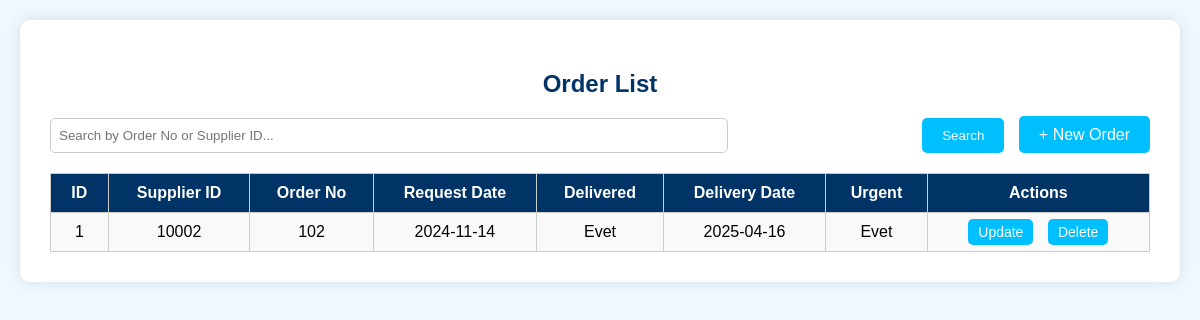
/orders_list.php, run on the app's committed database.
### tables this page shows
CREATE TABLE `orders` (
  `id` int(11) NOT NULL,
  `tedarikci_id` int(11) DEFAULT NULL,
  `siparis_no` varchar(100) DEFAULT NULL,
  `talep_tarihi` date DEFAULT NULL,
  `teslim_edildi` enum('Evet','Hayir') DEFAULT NULL,
  `teslim_tarihi` date DEFAULT NULL,
  `acil` enum('Evet','Hayir') DEFAULT NULL
);

### orders_list.php (the view, shortened to what this page needs)
<?php
include "config.php";
$filter = "";
?>
<!DOCTYPE html>
<html lang="en">
<head>
</head>
<body>
<div class="container">
  <h2>Order List</h2>
  <form method="GET">
    <input type="text" name="search" placeholder="Search by Order No or Supplier ID..." value="<?= isset($_GET['search']) ? $_GET['search'] : '' ?>">
    <div>
      <button class="btn" type="submit" name="search">Search</button>
      <a href="orders_form.php" class="btn">+ New Order</a>
    </div>
  </form>
  <table>
    <tr>
      <th>ID</th>
      <th>Supplier ID</th>
      <th>Order No</th>
      <th>Request Date</th>
      <th>Delivered</th>
      <th>Delivery Date</th>
      <th>Urgent</th>
      <th>Actions</th>
    </tr>
    <?php
    $sql = "SELECT * FROM orders $filter ORDER BY id DESC";
    $result = $baglan->query($sql);
    if ($result->num_rows > 0) {
        while($row = $result->fetch_assoc()) {
            echo "<tr>
                    <td>{$row['id']}</td>
                    <td>{$row['tedarikci_id']}</td>
                    <td>{$row['siparis_no']}</td>
                    <td>{$row['talep_tarihi']}</td>
                    <td>{$row['teslim_edildi']}</td>
                    <td>{$row['teslim_tarihi']}</td>
                    <td>{$row['acil']}</td>
                    <td class='action-buttons'>
                      <a href='orders_update.php?id={$row['id']}'>Update</a>
                      <a href='orders_delete.php?id={$row['id']}' onclick=\"return confirm('Are you sure you want to delete this?')\">Delete</a>
                    </td>
                  </tr>";
        }
    } else {
        echo "<tr><td colspan='8'>No records found.</td></tr>";
    }
    ?>
  </table>
</div>
</body>
</html>

### orders_list.php (style rules this page uses)
body { font-family: Arial, sans-serif; background: #f0f8ff; margin: 0; padding: 20px; }
.container { max-width: 1100px; margin: 0 auto; background: white; padding: 30px; border-radius: 10px; box-shadow: 0 0 15px rgba(0,0,0,0.1); }
h2 { text-align: center; color: #003366; }
form { display: flex; justify-content: space-between; margin-bottom: 20px; }
input[type="text"] { padding: 8px; width: 60%; border-radius: 5px; border: 1px solid #ccc; }
.btn { background-color: #00bfff; color: white; border: none; padding: 10px 20px; border-radius: 5px; cursor: pointer; text-decoration: none; margin-left: 10px; }
table { width: 100%; border-collapse: collapse; margin-top: 10px; }
th, td { padding: 10px 15px; border: 1px solid #ccc; text-align: center; }
th { background-color: #003366; color: white; }
tr:nth-child(even) { background-color: #f9f9f9; }
.action-buttons a { margin: 0 5px; padding: 5px 10px; background-color: #00bfff; color: white; text-decoration: none; border-radius: 5px; font-size: 14px; }

### data on the page
orders: id "1", tedarikci "10002", siparis_no "102", talep_tarihi "2024-11-14", teslim_edildi "Evet", teslim_tarihi "2025-04-16", acil "Evet"
